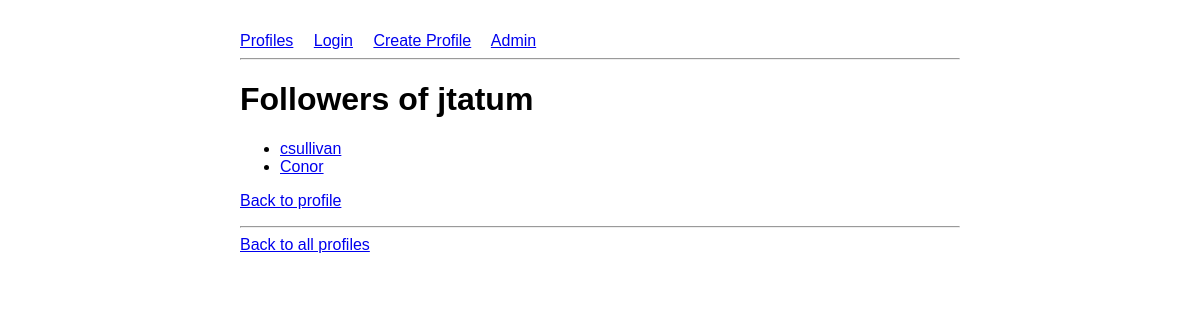
Page /mini_insta/profile/5/followers on the committed database.
### mini_insta/models.py (models this page shows, shortened)
class Profile(models.Model):
    username = models.CharField(max_length=50, unique=True)
    display_name = models.CharField(max_length=100, blank=True)
    profile_image_url = models.URLField(blank=True)
    bio_text = models.TextField(blank=True)
    join_date = models.DateField(auto_now_add=True)
    user = models.ForeignKey(User, on_delete=models.CASCADE, null=True, blank=True)
    def get_followers(self):
        follows = Follow.objects.filter(profile=self)
        return [f.follower_profile for f in follows]

### mini_insta/views.py (the view)
# urls.py: path('profile/<int:pk>/followers', views.ShowFollowersDetailView.as_view(), name='show_followers'),
class ShowFollowersDetailView(DetailView):
    model = Profile
    template_name = 'mini_insta/show_followers.html'
    context_object_name = 'profile'

### mini_insta/templates/mini_insta/show_followers.html
{% extends 'mini_insta/base.html' %}
{% block content %}
<h1>Followers of {{ profile.username }}</h1>
<ul>
    {% for follower in profile.get_followers %}
        <li>
            <a href="{% url 'mini_insta:show_profile' follower.pk %}">
                {{ follower.username }}
            </a>
        </li>
    {% empty %}
        <li>No followers yet.</li>
    {% endfor %}
</ul>
<p><a href="{% url 'mini_insta:show_profile' profile.pk %}">Back to profile</a></p>
{% endblock %}

### mini_insta/templates/mini_insta/base.html (style rules this page uses)
body { font-family: sans-serif; max-width: 720px; margin: 2rem auto; }

### rows in the picture
Profile: username "jtatum"
Profile: username "csullivan"
Profile: username "Conor"
